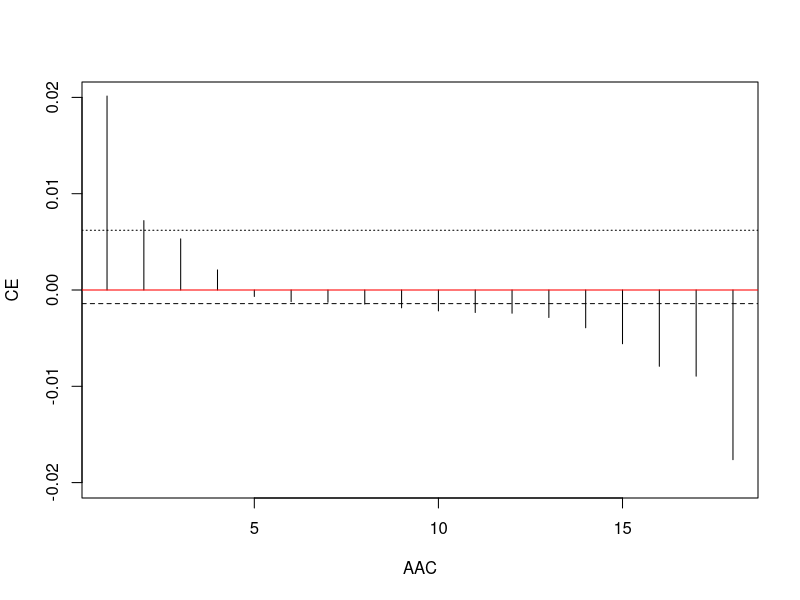
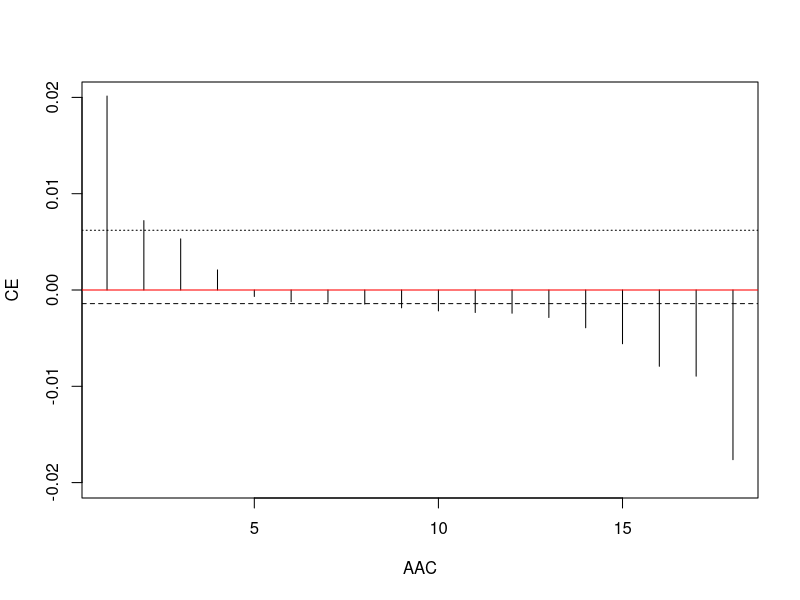
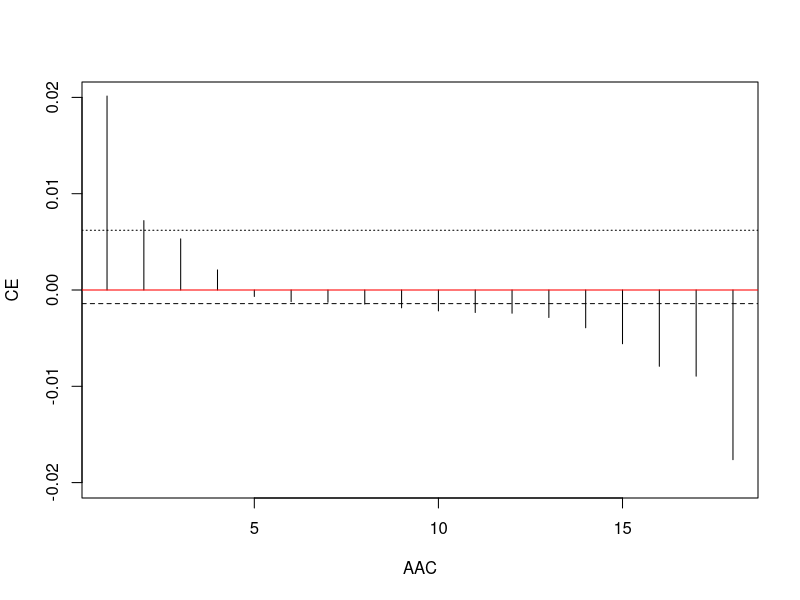

R code for these plots, in order: (Note: this script raises an error after producing the figures.)
## ---- chunk 1
knitr::opts_chunk$set(echo = TRUE)
## ---- chunk 2
library(ggplot2)
library(caret)
library(magrittr)
library(dplyr)
library(tidyverse)
library(stringr)
## ---- chunk 3
test <- read.table("viruses.dat", header=FALSE)
## ---- chunk 4
#' Function that calculate the entropy based on SVD.
#'
#' @param A dataset mxn (m features and n observations)
#' @return entropy
calculate_entropy <- function(A){
  
  # calcualte AA.t (mxm)
  AAt <- tcrossprod(A, A)
  
  # calculate the eigenvalues
  s <- eigen(AAt)
  
  # normalize relative values
  v <- s$values/sum(s$values)
  
  # calculate the entropy
  ind.zero <- which(v <= 0)
  if(length(ind.zero)==0){
    E <- -sum(v * log(v))/log(length(v))
  }else{
    E <- -sum(v[-ind.zero] * log(v[-ind.zero]))/log(length(v))
  }
  
    
  return(E)
}

## ---- chunk 5
start.time <- Sys.time()

# transpose the dataset to have featxobs (mxn)
A <- test %>% as.matrix() %>% t(.)

# total entropy
E <- calculate_entropy(A)

# CE is the contribution vector of each feature to the entropy
CE <- c()

# for each feature calculate the contribution to the entropy by a leave-one-out comparison
for(i in 1:dim(A)[1]){
  Ei <- calculate_entropy(A[-i,])
  CE <- c(CE, E - Ei)
}

# average of all CE
c <- mean(CE) # -0.00141627475768009
# standard deviation of all CE
d <- sd(CE)# 0.00762916252676454

# features to keep, when CEi > c + d
ind.CEi <- which(CE >= c + d) # select 387 features
# names of the features to keep
names.CEi <- rownames(A)[ind.CEi] # V2 and V6

end.time <- Sys.time()
time.taken <- end.time - start.time
time.taken # 0.0889 secs (caculate_entropy)

plot(sort(CE,decreasing = TRUE), xlab = 'AAC', ylim = c(-0.02, 0.02), ylab = 'CE', type = 'h') + abline(h = c, lty=2) + abline(h = 0, col = "red") + abline(h = c + d, lty=3)
## ---- chunk 6
#' Function that calculate the entropy based on SVD. With A=XtX instead of A=Xt
#'
#' @param A dataset mxm (m features and n observations)
#' @return entropy
calculate_svd_entropy_new <- function(A){
  
  # calculate the svd
  s <- svd(A)
  sj2 <- s$d
  # normalize relative values
  v <- sj2/sum(sj2)
  
  # calculate the entropy
  ind.zero <- which(v <= 0)
  if(length(ind.zero)==0){
    E <- -sum(v * log(v))/log(length(v))
  }else{
    E <- -sum(v[-ind.zero] * log(v[-ind.zero]))/log(length(v))
  }
  
  return(E)
}

## ---- chunk 7
start.time <- Sys.time()

# transpose the dataset to have featxobs (mxn)
X <- test %>% as.matrix() %>% t(.)

A <- tcrossprod(X, X)

# total entropy
E <- calculate_svd_entropy_new(A)

# CE is the contribution vector of each feature to the entropy
CE <- c()

# for each feature calculate the contribution to the entropy by a leave-one-out comparison
for(i in 1:dim(A)[1]){
  Ei <- calculate_svd_entropy_new(A[-i,-i]) # since the matrix A is XtX, the feature i is present in both the i-th row and column.
  CE <- c(CE, E - Ei)
}

# average of all CE
c <- mean(CE) # -0.001416274757680083
# standard deviation of all CE
d <- sd(CE)# 0.00762016252676452

# features to keep, when CEi > c + d
ind.CEi <- which(CE >= c + d) # select 387 features
# names of the features to keep
names.CEi <- rownames(A)[ind.CEi] # V2 and V6

end.time <- Sys.time()
time.taken <- end.time - start.time
time.taken # 0.04960394 secs (caculate_entropy)

plot(sort(CE,decreasing = TRUE), xlab = 'AAC', ylim = c(-0.02, 0.02), ylab = 'CE', type = 'h') + abline(h = c, lty=2) + abline(h = 0, col = "red") + abline(h = c + d, lty=3)
## ---- chunk 8
#' Function that calculate the entropy based on SVD.
#'
#' @param A dataset mxn (m features and n observations)
#' @return entropy
calculate_svd_entropy <- function(A){
  
  # calculate the svd
  s <- svd(A)
  sj2 <- s$d ** 2
  # normalize relative values
  v <- sj2/sum(sj2)
  
  # calculate the entropy
  ind.zero <- which(v <= 0)
  if(length(ind.zero)==0){
    E <- -sum(v * log(v))/log(length(v))
  }else{
    E <- -sum(v[-ind.zero] * log(v[-ind.zero]))/log(length(v))
  }
  
    
  return(E)
}

## ---- chunk 9
start.time <- Sys.time()

# transpose the dataset to have featxobs (mxn)
A <- test %>% as.matrix() %>% t(.)

# total entropy
E <- calculate_svd_entropy(A)

# CE is the contribution vector of each feature to the entropy
CE <- c()

# for each feature calculate the contribution to the entropy by a leave-one-out comparison
for(i in 1:dim(A)[1]){
  Ei <- calculate_svd_entropy(A[-i,])
  CE <- c(CE, E - Ei)
}

# average of all CE
c <- mean(CE)
# standard deviation of all CE
d <- sd(CE)

# features to keep, when CEi > c + d
ind.CEi <- which(CE >= c + d) # select 387 features
# names of the features to keep
names.CEi <- rownames(A)[ind.CEi]

end.time <- Sys.time()
time.taken <- end.time - start.time
time.taken # 0.04793882 secs

plot(sort(CE,decreasing = TRUE), xlab = 'AAC', ylim = c(-0.02, 0.02), ylab = 'CE', type = 'h') + abline(h = c, lty=2) + abline(h = 0, col = "red") + abline(h = c + d, lty=3)

AAC <- data.frame(CE = sort(CE, decreasing = TRUE), AAC = aa.names)
aa.names <- c("GLY", "THR", "LYS", "SER", "MET", "HIS", "TYR", "PHE", "TRP", "PRO", "ILE", "CYS", "ARG", "VAL","GLX", "LEU", "ALA", "ASX")

tmp.df <- data.frame(AAC = aa.names, SR = 1:18)

AAC.met <- data.frame(CE = CE)

AAC.met %<>% left_join(., AAC, by = 'CE')

AAC.met %<>% left_join(., tmp.df, by = "AAC")

## ---- chunk 10
# transpose the dataset to have featxobs (mxn)
A <- test %>% as.matrix() %>% t(.)

# calculate the total entropy
E <- calculate_svd_entropy(A)

# CE is the contribution vector of each feature to the entropy
CE <- c()

# for each feature calculate the contribution to the entropy by a leave-one-out comparison
for(i in 1:dim(A)[1]){
  Ei <- calculate_svd_entropy(A[-i,])
  CE <- c(CE, E - Ei)
}

# select the best feature
idx.best <- which.max(CE)
E.prev <- CE[idx.best]

new.A <- A[idx.best,]
A <- A[-idx.best,]
idx.best.save <- idx.best
for(j in 1:(dim(A)[1]-1)){
  CE <- c()
  # for all features
  for(a in 1:dim(A)[1]){
    Ei <- calculate_svd_entropy(rbind(new.A, A[a,]))
    CE <- c(CE, Ei - E.prev)
  }
  idx <- which.max(CE)
  idx.best.save <- c(idx.best.save, idx)
  E.prev <- CE[idx]
  new.A <- rbind(new.A, A[idx,])
  A <- A[-idx,]
}

# final order: GLY, THR, LYS, MET, TRP, HIS, PHE, TYR, CYS, ILE, PRO, ARG, SER, VAL, LEU, GLX, ALA, ASX

## ---- chunk 11
# transpose the dataset to have featxobs (mxn)
A <- test %>% as.matrix() %>% t(.)

idx.best <- c()

for(j in 1:(dim(A)[1]-2)){
  # total entropy
  E <- calculate_svd_entropy(A)
  
  # CE is the contribution vector of each feature to the entropy
  CE <- c()
  
  # for each feature calculate the contribution to the entropy by a leave-one-out comparison
  for(i in 1:dim(A)[1]){
    Ei <- calculate_svd_entropy(A[-i,])
    CE <- c(CE, E - Ei)
  }
  idx <- which.max(CE)
  idx.best <- c(idx.best, idx)
  A <- A[-idx,]
}

# final order: GLY, THR, LYS, SER, PHE, PRO, HIS, VAL, GLX, ARG, ...

## ---- chunk 12
# transpose the dataset to have featxobs (mxn)
A <- test %>% as.matrix() %>% t(.)

idx.best <- c()

for(j in 1:(dim(A)[1]-2)){
  # total entropy
  E <- calculate_svd_entropy(A)
  
  # CE is the contribution vector of each feature to the entropy
  CE <- c()
  
  # for each feature calculate the contribution to the entropy by a leave-one-out comparison
  for(i in 1:dim(A)[1]){
    Ei <- calculate_svd_entropy(A[-i,])
    CE <- c(CE, E - Ei)
  }
  idx <- which.min(CE)
  idx.best <- c(idx.best, idx)
  A <- A[-idx,]
}

# final order: GLY, THR, LYS, MET, TRP, HIS, PHE, TYR, CYS, ILE, PRO, ARG, SER, VAL, LEU, GLX, ALA, ASX

